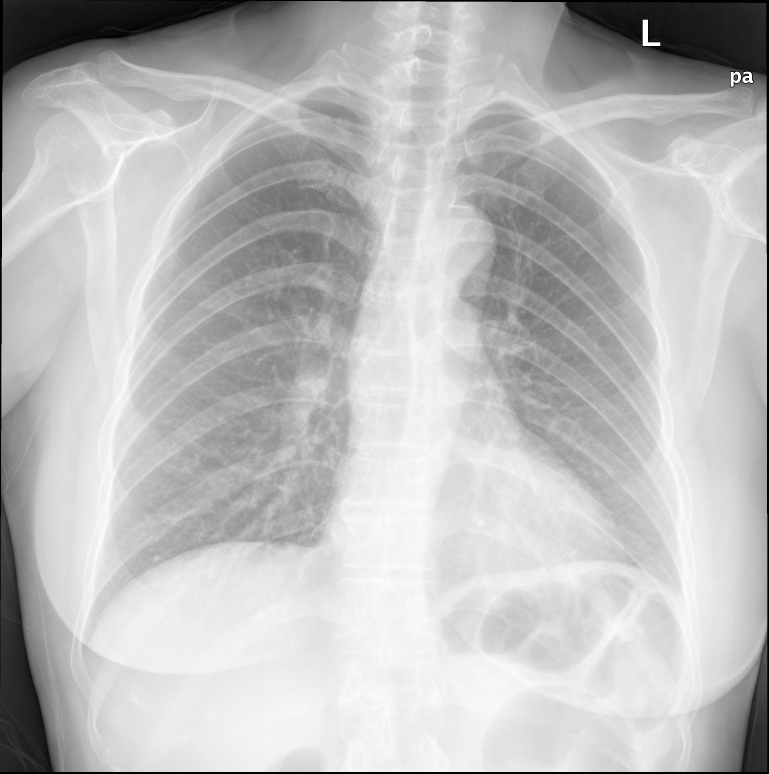
#> input picture data_png/chest_xrays_pngs/CHNCXR_0007_0.png, 2306 x 2320 px (shown at 1/3 size); its folder holds only this picture in this run
$ jupyter execute --allow-errors PNG_preparation.ipynb   (shell and % lines are left out)
#> lines starting #> are read from the running program, lines starting #| are printed output that depends on the picture
# Preprocessing .png data

## Contents of this notebook:
<ol>
<li>Set-up</li>
<li>Experimenting with scikit-image (skimage)</li>
<li>Experimenting with Pillow (PIL)</li>
<li>Plotting the histograms of pixel values</li>
<li>Mini assignment: feature scaling images</li>
<li>Contrast enhancement</li>
<li>A brief note on segmentation</li>
</ol>

## 1. Set-up

For more information, check out [10 Python image manipulation tools](https://opensource.com/article/19/3/python-image-manipulation-tools)

We'll be using a Kaggle dataset: [Pulmonary Chest X-Ray Abnormalities](https://www.kaggle.com/kmader/pulmonary-chest-xray-abnormalities)

[cell 1]
import pandas as pd
import numpy as np

Locate your images

## 2. Experimenting with scikit-image (skimage)

[cell 2]
from skimage import io
filename = 'data_png/chest_xrays_pngs/CHNCXR_0001_0.png'
#> (the rest of this cell did not finish here and is left out)

#> (a cell that did not finish here is left out)

[cell 4]
import matplotlib.pyplot as plt
#> (the rest of this cell did not finish here and is left out)

For loop to load & display all of your images

[cell 5]
import glob # Python module

images=[]
#> images = []
for file in glob.iglob('data_png/chest_xrays_pngs/*png'):
    img=io.imread(file)
#> img is the input picture: shape (2320, 2306, 3); min 0, max 255, mean 189
    images.append(img)

Images is now a list of 20 numpy arrays.

[cell 6]
images_array = np.array(images)

**Problem:** all of these images have different dimensions! Let's take a closer look:

[cell 7]
fig = plt.figure(figsize=(20, 15))
rows = 5
columns = 4
#> (the rest of this cell did not finish here and is left out)

- It seems as though all of the images with a default **grayscale colour map (colour map often abbreviated to _cmap_)** are 3-tensors, meaning that each pixel has a **R** (red), **G** (green) and **B** (blue) value associated with it. This means that for 1 _N x M_ image, you have 3 _N x M_ matrices and each one is often referred to as a **channel**.
- Normally, an image with 3 channels would be a colour image. A _N x M_ black & white image usually only has 1 channel. Each entry of the _N x M_ matrix corresponds to 1 grayscale value per pixel.
- Note that here, the default colour map of the 1-tensor images is actually the viridis _cmap_ (yellow to dark purple), which is unexpected. This is a great example of why you should always check the dimensions of the image array, and never trust your naked eye alone!

[cell 8]
from skimage.color import rgb2gray

images_adjusted = []
#> (the rest of this cell did not finish here and is left out)

[cell 9]
fig = plt.figure(figsize=(20, 15))
rows = 5
columns = 4
#> (the rest of this cell did not finish here and is left out)

Nice! Our images are now all 2-tensors instead of 3-tensors. Note that you can display the images with [other colour maps](https://matplotlib.org/stable/tutorials/colors/colormaps.html):

[cell 10]
fig = plt.figure(figsize=(12, 12))
rows = 1
columns = 5

fig.add_subplot(rows, columns, 1)
img=images_adjusted[0]
plt.imshow(img,cmap="gray")
plt.axis('off')
plt.title("Gray scale")

fig.add_subplot(rows, columns, 2)
img=images_adjusted[0]
plt.imshow(img,cmap="binary")
plt.axis('off')
plt.title("Binary")

fig.add_subplot(rows, columns, 3)
img=images_adjusted[0]
plt.imshow(img,cmap="summer")
plt.axis('off')
plt.title("Summer")

fig.add_subplot(rows, columns, 4)
img=images_adjusted[0]
plt.imshow(img,cmap="viridis")
plt.axis('off')
plt.title("Viridis")

fig.add_subplot(rows, columns, 5)
img=images_adjusted[0]
plt.imshow(img,cmap="cool")
plt.axis('off')
plt.title("Cool")
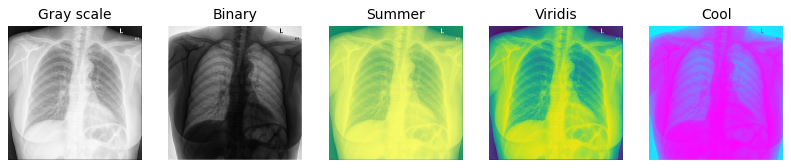
#> figure drawn by matplotlib, 5 panels

Now let's resize our images!

[cell 11]
resized_images=[]
#> (the rest of this cell did not finish here and is left out)

Mission accomplished! The shape seems right (20 images that are each 2300 x 2300). Now one last sanity check to make sure our resized images still make sense:

[cell 12]
# [10 lines of commented-out code are left out]

Whoops! That did NOT work. It is important to always have **check points** where you **manually** look at some of your data points to make that your image modifications are not doing anything unexpected.\
What if we tried **cropping** our images?

[cell 13]
height=[]
width=[]
#> (the rest of this cell did not finish here and is left out)

[cell 14]
trimmed_images=[]
#> (the rest of this cell did not finish here and is left out)

[cell 15]
fig = plt.figure(figsize=(20, 15))
rows = 5
columns = 4
#> (the rest of this cell did not finish here and is left out)

It worked! However, now you cropped out a huge portion of the lungs in some patients. Thus, the cropping solution was definitely not perfect either. What if we tried another one of the many available 2D image processing packages?

## 3. Experimenting with Pillow (PIL)

[cell 16]
!cd data_png

Save our adjusted (ie 1-tensor) images into a new directory, since PIL seems to work better when it reads in images directly:

[cell 17]
import matplotlib

#> (the rest of this cell did not finish here and is left out)

[cell 18]
from PIL import Image

Let's read in and display our adjusted .png files, as well as their dimensions:

[cell 19]
resize_images_PIL=[]

fig = plt.figure(figsize=(20, 15))
rows = 5
columns = 4

#> (the rest of this cell did not finish here and is left out)
